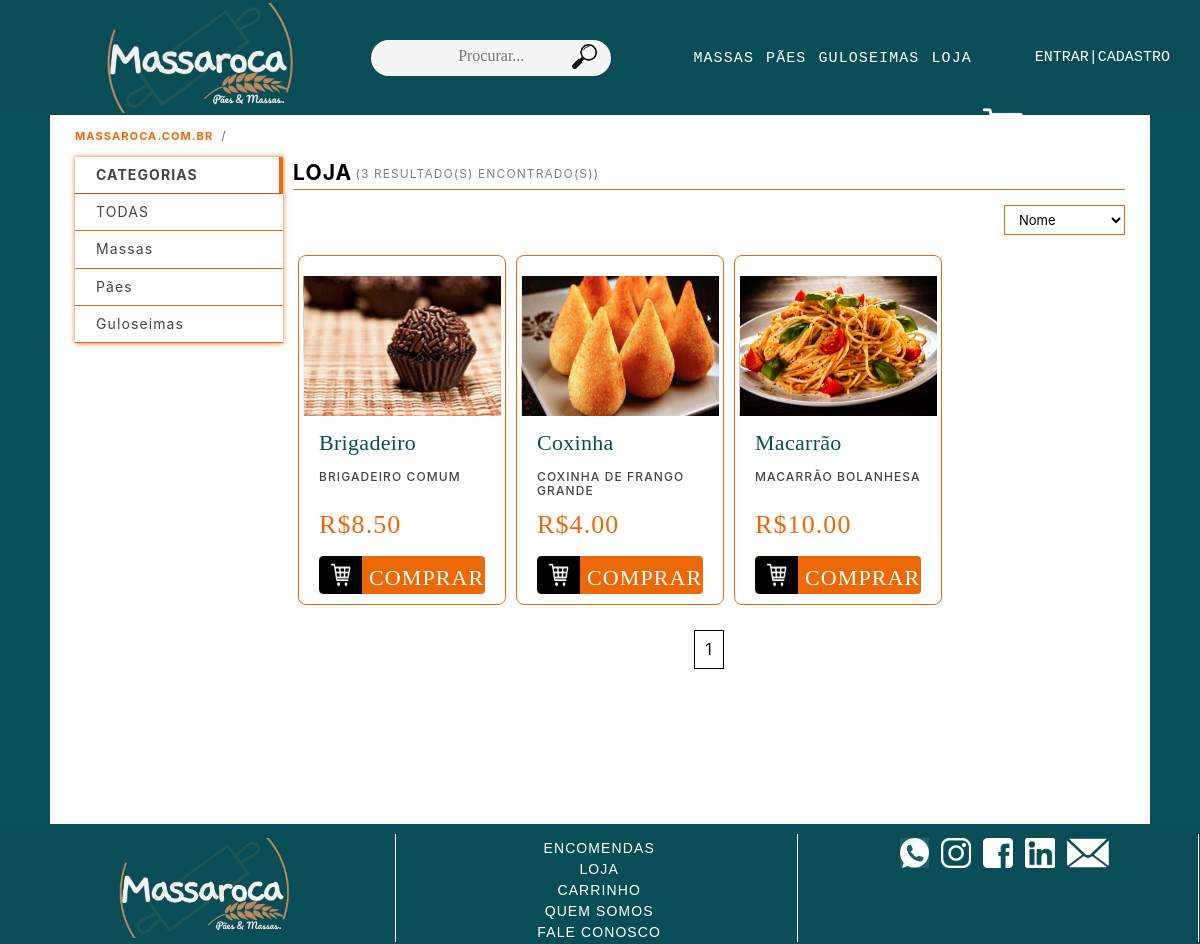
The page /loja on the database its author committed.
### loja/models.py (models this page shows, shortened)
class Produtos(models.Model):
    disponivel_escolha = [
    ('Sim','Sim'),
    ('Não','Não'),
    ]
    Nome = models.CharField(max_length=128)
    Categoriateste = models.ForeignKey(Categorias ,on_delete=models.CASCADE, default=0)
    Descrição = models.CharField(max_length=1024)
    Fotos = models.ImageField(upload_to='loja/static/produtos/fotos/')
    Fotos_2 = models.ImageField(upload_to='loja/static/produtos/fotos/')
    Preço = models.DecimalField(max_digits=10, decimal_places=2)
    Disponivel = models.CharField(max_length=8,choices=disponivel_escolha, default='Sim')

class Categorias(models.Model):
    Nome = models.CharField(max_length=30)
    def __str__(self):
        return self.Nome

### loja/views.py (the view)
# urls.py: path("loja", views.loja_principal, name="loja"),
def loja_principal(request, ordem="Nome", num_pagina=1):
    try:
        produtos = Produtos.objects.order_by(ordem)
        num = Produtos.objects.order_by(ordem).count()
        categorias = Categorias.objects.all()
    except KeyError:
        return render(request, "loja/erro.html")
    if num > 16:
        pags = int(num/16) + 1
    else:
        pags = 1
    paginas = []
    for n in range(1, pags + 1):
        paginas.append(n)
    produtos = produtos[(num_pagina - 1)*16:16*num_pagina]
    context = {
        "produtos": produtos,
        "categorias": categorias,
        "num": num,
        "ordem": ordem,
        "paginas": paginas,
        "num_pagina": num_pagina,
        "log": request.user.is_authenticated,
        "username": request.user
    }
    final_status2 = final_status(request)
    context.update(final_status2)
    clear_status(request)
    return render(request, "loja/loja.html", context)

### loja/views.py (called while the page is built)
def clear_status(request):
    request.session['status'] = 'none'
    request.session['status2'] = 'none'
    request.session['status3'] = 'none'
    request.session['status4'] = 'none'
    request.session['status5'] = 'none'
    request.session['status6'] = 'none'
    request.session['status7'] = 'none'
    request.session['status8'] = 'none'
    request.session['status9'] = 'none'
    request.session['status10'] = 'none'

### loja/templates/loja/loja.html (shortened to what this page needs)
{% extends "loja/layout.html" %}
{% load static %}
{% block body %}
    <div class="pre blocos" style="min-height:0;">
        <ul class="local">
            <li><a class="local_item" href="{% url 'index' %}"><strong>massaroca.com.br</strong></a></li>
        </ul>
    </div>
    <div class="blocos">
        <div class="principal">
            <div class="ferramentas">
                <div class="titulo">
                    {% if cat != None %}
                    {{cat}}
                    {% elif pesquisa != None %}
                    Pesquisa: "{{ pesquisa }}"
                    {% else %}
                    Loja
                    {% endif %}
                    <div class="resultados">
                        ({{num}} resultado(s) encontrado(s))
                    </div>
                </div>
                <div class="ordenar">
                    {% if cat != None %}
                        <select id="ordem" onchange="location = this.value;" class="escolher-ordem" data-role="sorter">
                            <option value="{% url 'categoria' categoria=cat ordem='Nome' num_pagina=num_pagina %}">Nome</option>
                            <option value="{% url 'categoria' categoria=cat ordem='Preço' num_pagina=num_pagina %}">Menor preço</option>
                            <option value="{% url 'categoria' categoria=cat ordem='-Preço' num_pagina=num_pagina %}">Maior preço</option>
                        </select>
                    {% elif pesquisa != None %}
                    {% else %}
                        <select id="ordem" onchange="location = this.value;" class="escolher-ordem" data-role="sorter">
                            <option value="{% url 'loja_ordem' ordem='Nome' num_pagina=num_pagina %}">Nome</option>
                        </select>
                    {% endif %}
                </div>
            </div>
                <div class="conteudo">
                    <div class="produtos">
                        {% for produto in produtos %}
                        <li>
                            <div class="prod">
                                {% if cat != None %}
                                <img src="../../../../{{produto.Fotos.url|slice:'5:'}}" alt="produto" class="produto_foto_top"/>
                                <img src="../../../../{{produto.Fotos_2.url|slice:'5:'}}" alt="produto" class="produto_foto_bottom"/>
                                {% elif pesquisa != None %}
                                <img src="../../{{produto.Fotos.url|slice:'5:'}}" alt="produto" class="produto_foto_top"/>
                                <img src="../../{{produto.Fotos_2.url|slice:'5:'}}" alt="produto" class="produto_foto_bottom"/>
                                {% else %}
                                <img src="../{{produto.Fotos.url|slice:'5:'}}" alt="produto" class="produto_foto_top"/>
                                {% endif %}
                                <div class="produto_texto">
                                    <h2 class="produto_titulo"><a class="redir_item" href="{% url 'produto' produto.id %}">{{produto.Nome}}</a></h2>
                                    <h3 class="produto_desc">{{produto.Descrição}}</h3>
                                    <div class="produto_preço">R${{produto.Preço}}</div>
                                {% if produto.Disponivel == "Sim" %}
                                    <a href="{% url 'produto' produto.id %}" class="comprar">
                                        <span id="before">
                                            <img src="{% static '/images/shop-branco.png' %}" alt="Carrinho" class="compras">
                                        </span>
                                        <span class="botao_comprar">
                                            COMPRAR
                                        </span>
                                    </a>
                                {% else %}
                                <span class="indisponivel">INDISPONÍVEL</span>
                                {% endif %}
                                </div>
                            </div>
                        </li>
                        {% endfor %}
                    </div>
                </div>
                <div class="ferramentas center" style="margin-top:15px;">
                {% if cat != None %}
                    {% for pagina in paginas %}
                        <div class="num_pagina">
                            <a class="redir" href="{% url 'categoria' categoria=cat ordem=ordem num_pagina=pagina %}">{{pagina}}</a>
                        </div>
                    {% endfor %}
                {% elif pesquisa != None %}
                {% else %}
                    {% for pagina in paginas %}
                        <div class="num_pagina">
                            <a class="redir" style="color:black" href="{% url 'loja_ordem' ordem=ordem num_pagina=pagina %}">{{pagina}}</a>
                        </div>
                    {% endfor %}
                {% endif %}
                </div>
            </div>
        <div class="barracategoria">
                <div class="categorias">
                    <ol>
                        <li class="item" style="cursor: auto; border-right:4px solid #ED6908; border-bottom: 1px solid #b55107;"><strong>CATEGORIAS</strong></li>
                        <li class="item">
                            <a class="redir" href="{% url 'loja' %}">TODAS</a>
                        </li>
                        {% for categoria in categorias %}
                        <li class="item">
                            <a class="redir" href="{% url 'categoria' categoria=categoria num_pagina=1 ordem='Nome' %}">{{ categoria }}</a>
                        </li>
                        {% endfor %}
                    </ol>
            </div>
        </div>
    </div>
{% endblock %}

### loja/static/styles.css (style rules this page uses)
body { font: arial,sans-serif; background-color: rgba(9,79,87); letter-spacing: 1.1px; min-width: 1100px; }
.center { text-align: center; }
div { box-sizing: border-box; }
.categorias { list-style: none; text-decoration: none; color: #464646; background-color: transparent; box-sizing: inherit; font-size: 14px; line-height: 1.3; position: relative; display: inline-block; width: 100%; padding: 0; float: left; box-shadow: 0 0 5px 0 #ED6908; order: -1; margin-left: 0; }
ol { display: block; list-style: none; padding: 0; margin: 0; }
li.item { text-align: -webkit-match-parent; padding: 9px 21px; cursor: pointer; color: #464646; text-decoration: none; border-bottom: 1px solid #ED6908; }
.redir { text-decoration: none; color: #464646; }
.redir_item { text-decoration: none; color: #094F57; }
.barracategoria { width: 20%; margin-right: 10px; padding: 0; order: -1; flex: inherit; position: relative; min-height: 1px; max-width: 100%; margin-left: 0; }
.blocos { display: flex; flex-direction: row; flex-wrap: nowrap; justify-content: space-around; padding: 0 25px; width: 1100px; min-height: calc(100vh - 133px); background: white; margin-left: auto; margin-right: auto; }
.principal { order: 0; flex:inherit; float: right; width: 80%; }
.titulo { color: black; font-size: 21px; text-transform: uppercase; font-weight: bold; border-bottom: 1px solid #ED6908; margin-bottom: 15px; display: flex; }
.resultados { color: grey; font-size: 12px; font-weight: normal; padding-top: 8px; margin-left: 3px; }
.escolher-ordem { float: right; padding: 5px 10px; background: #fff; border: 1px solid #ED6908; font-size: 13px; cursor: pointer; }
.ferramentas { float: left; width: 100%; position: relative; margin-bottom: 20px; }
.pre { margin: 0 auto; padding-top: 4px; float: none; display: table; background-color: white; height: 42px; }
.local { margin-bottom: 0; background: 0 0; list-style: none; padding: 0; }
.local_item { color: #ED6908; text-decoration: none; font-size: 11px; text-transform: uppercase; float: left; }
.local_item::after { content: '/'; font-size: 12px; display: inline-block; color: #636c72; padding: .5rem .5rem; }
.prod { display: inline-block; position: relative; border: 1px solid #ED6908; border-radius: 8px; width: 25%; height: 350px; padding: 20px 5px; list-style: none; float: left; margin: 0 5px 10px 5px; }
li { list-style: none; }
.produto_foto_top { width: 197px; height: 140px; position: relative; z-index: 2; transition: opacity 0.3s; }
.produto_texto { padding: 0 15px; }
.produto_preço { font-size: 26px; color:#ED6908; font-family: Swis721_B; }
.produto_titulo { margin: 15px 0; color: #094F57; line-height: 1.5rem; font-family: Swis721; overflow: hidden; font-size: 22px; letter-spacing: .3px; text-align: left; }
.produto_desc { color:#454545; text-align: left; font-size: 12px; margin-bottom: 0; line-height: 118%; min-height: 35px; max-height: 56px; text-transform: uppercase; }
.comprar { background-color: #ED6908; height: 38px; margin-top: 12px; border-radius: 4px; font-size: 22px; color: #fff; font-family: Swis721_B; display: flex; align-items: center; position: relative; overflow: hidden; text-decoration: none; cursor: pointer; }
#before { position: absolute; left: 0; bottom: 0; width: 26%; display: flex; height: 100%; border-bottom-left-radius: 5px; border-top-left-radius: 5px; background: #000; -webkit-box-align:center; align-items: center; -webkit-box-pack: center; justify-content: center; }
.compras { width: 22px; height: 26px; }
.botao_comprar { padding-top: 5px; padding-left: 50px; color: white; }
.num_pagina { display: inline-block; padding: 6.6px 10px; border: 1px solid black; }

### rows shown on the page
Produtos: Fotos (picture), Nome "Brigadeiro", Descrição "BRIGADEIRO COMUM", Preço "8.50"
Produtos: Fotos (picture), Nome "Coxinha", Descrição "COXINHA DE FRANGO GRANDE", Preço "4.00"
Produtos: Fotos (picture), Nome "Macarrão", Descrição "MACARRÃO BOLANHESA", Preço "10.00"
Categorias: Nome "Massas"
Categorias: Nome "Pães"
Categorias: Nome "Guloseimas"

### other values the page prints
{{ num }} "3"
{{ pagina }} "1"
